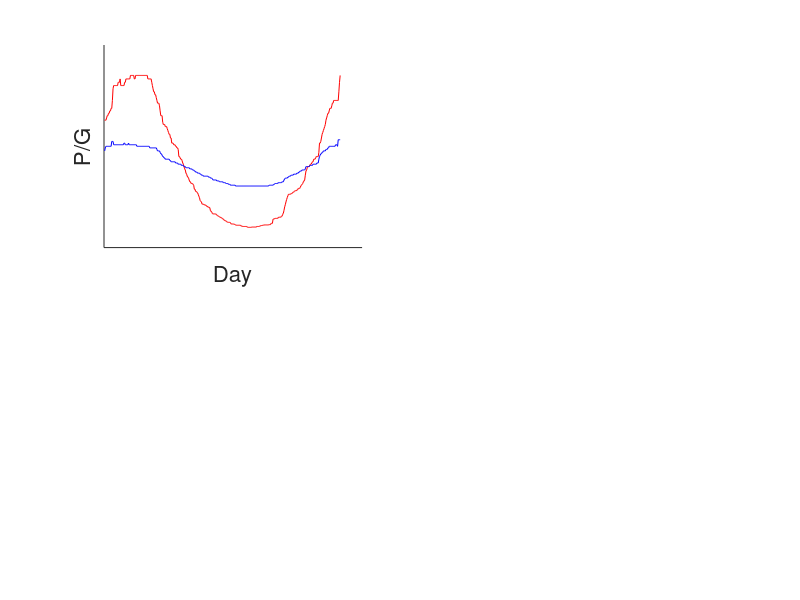

The MATLAB script that drew this image:
%Philip & Melian=================================
%@Eawag-KB Ontogenetic differential migration
%2nd half 2018--1st 2019
%=====github Migration repository================

Pmax =  10000;
%Larger predation risk in the lake than in the stream
alpha_s = 0.8;
alpha_l = 4;

%Data
A = dlmread('Growth.csv');
B = dlmread('SmoothedTemperatures.csv');%intraday
M1 = dlmread('MigrationStream1.csv');
M2 = dlmread('MigrationStream2.csv');
%Fitting linear regression as 1st approx. G = b*T
%low ration (<< resources)
T = A(:,1);Gl = A(:,3);
bGl = T\Gl;


% Count how many data points we have
m = length(A);
% Add a column of all ones (intercept term) to x
X = [ones(m, 1) T];
%Normal equation to fit the data
theta1 = (pinv(X'*X))*X'*Gl;

count = 0;
for dg = 5;
  migrationyes = [];
  Rls = zeros(length(B),2);
  Rss = zeros(length(B),2);
for i = 1:length(B);  
%lake
Pls = Pmax*alpha_l;
Gl = theta1(2,1)*B(i,4);
Rls(i,1) = Pls/(Gl*dg);
Rls(i,2) = i;
%Stream
Pss = Pmax*alpha_s;
Gs = theta1(2,1)*B(i,5);
Rss(i,1) = Pss/Gs;
Rss(i,2) = i;
end

migrationyes = find(Rss(:,1) > Rls(:,1));

if ~isempty(migrationyes);
   count = count + 1;
   Pm(count,2) = 1;
   Pm(count,1) = dg;
   
subplot(2,2,1)
hold on
plot(Rls(:,2),Rls(:,1),'r-')
hold on
plot(Rss(:,2),Rss(:,1),'b-')
%hold off
set(gca,'XTick',[],'YTick',[])
xlabel('Day','fontsize', 16)
ylabel('P/G','fontsize', 16)
   pause
else
   count = count + 1;
   Pm(count,2) = 0;
   Pm(count,1) = dg;
end
end%dg




